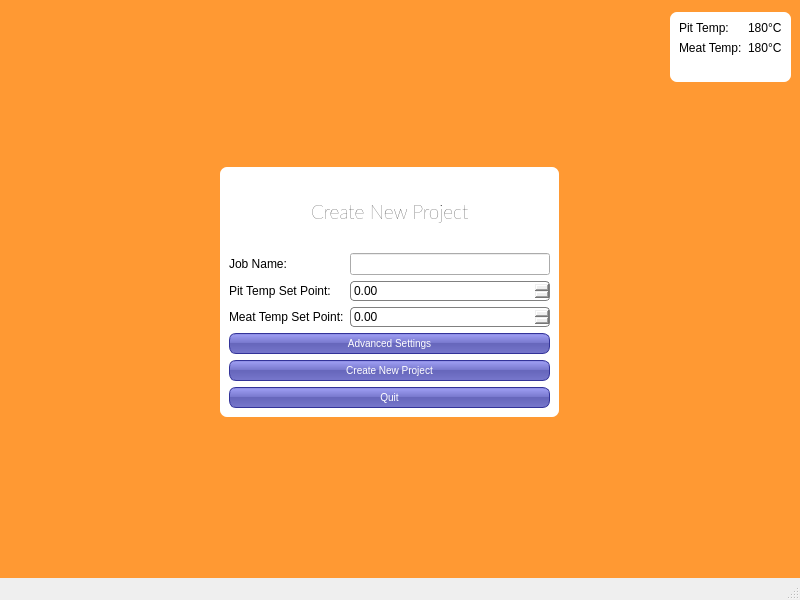
<?xml version="1.0" encoding="UTF-8"?>
<ui version="4.0">
 <class>MainWindow</class>
 <widget class="QMainWindow" name="MainWindow">
  <property name="geometry">
   <rect>
    <x>0</x>
    <y>0</y>
    <width>800</width>
    <height>600</height>
   </rect>
  </property>
  <property name="windowTitle">
   <string>MainWindow</string>
  </property>
  <property name="styleSheet">
   <string notr="true">#centralwidget{
background-color: #ff9933
}

#NewProjectWidget, #TemperatureDisplayWidget_2{
background-color: #ffffff;
border-style: none;
border-radius: 7;
}

#JobNameTitle {
text-align: right;
	font: 75 14pt &quot;Lato&quot;;
}

QLabel {
text-align: right;
font: 10pt &quot;Lato&quot;;
}

QDoubleSpinBox {
padding: 1px;
border-style: solid;
border: 1px solid gray;
border-radius:4px;
}

QPushButton {
color: white;
background-color: QLinearGradient( x1: 0, y1: 0, x2: 0, y2: 1, stop: 0 #88d, stop: 0.1 #99e, stop: 0.49 #77c, stop: 0.5 #66b, stop: 1 #77c);
border-width: 1px;
border-color: #339;
border-style: solid;
border-radius: 7;
padding: 3px;
font: &quot;Lato&quot;;
font-size: 10px;
padding-left: 5px;
padding-right: 5px;
min-width: 50px;
min-height: 13px;
}



</string>
  </property>
  <widget class="QWidget" name="centralwidget">
   <layout class="QGridLayout" name="gridLayout_2">
    <item row="1" column="5">
     <widget class="QWidget" name="TemperatureDisplayWidget_2" native="true">
      <property name="sizePolicy">
       <sizepolicy hsizetype="Preferred" vsizetype="Fixed">
        <horstretch>0</horstretch>
        <verstretch>0</verstretch>
       </sizepolicy>
      </property>
      <property name="minimumSize">
       <size>
        <width>100</width>
        <height>70</height>
       </size>
      </property>
      <layout class="QFormLayout" name="formLayout">
       <item row="0" column="0">
        <widget class="QLabel" name="label_5">
         <property name="text">
          <string>Pit Temp:</string>
         </property>
        </widget>
       </item>
       <item row="0" column="1">
        <widget class="QLabel" name="pitTempDisplay">
         <property name="text">
          <string>180°C</string>
         </property>
        </widget>
       </item>
       <item row="1" column="0">
        <widget class="QLabel" name="label_7">
         <property name="text">
          <string>Meat Temp:</string>
         </property>
        </widget>
       </item>
       <item row="1" column="1">
        <widget class="QLabel" name="pitMeatDisplay">
         <property name="text">
          <string>180°C</string>
         </property>
        </widget>
       </item>
      </layout>
     </widget>
    </item>
    <item row="1" column="3">
     <spacer name="verticalSpacer_2">
      <property name="orientation">
       <enum>Qt::Vertical</enum>
      </property>
      <property name="sizeHint" stdset="0">
       <size>
        <width>20</width>
        <height>40</height>
       </size>
      </property>
     </spacer>
    </item>
    <item row="3" column="0">
     <spacer name="horizontalSpacer_3">
      <property name="orientation">
       <enum>Qt::Horizontal</enum>
      </property>
      <property name="sizeHint" stdset="0">
       <size>
        <width>40</width>
        <height>20</height>
       </size>
      </property>
     </spacer>
    </item>
    <item row="5" column="2">
     <spacer name="verticalSpacer">
      <property name="orientation">
       <enum>Qt::Vertical</enum>
      </property>
      <property name="sizeHint" stdset="0">
       <size>
        <width>20</width>
        <height>40</height>
       </size>
      </property>
     </spacer>
    </item>
    <item row="3" column="5">
     <spacer name="horizontalSpacer_5">
      <property name="orientation">
       <enum>Qt::Horizontal</enum>
      </property>
      <property name="sizeHint" stdset="0">
       <size>
        <width>40</width>
        <height>20</height>
       </size>
      </property>
     </spacer>
    </item>
    <item row="1" column="4">
     <spacer name="horizontalSpacer_4">
      <property name="orientation">
       <enum>Qt::Horizontal</enum>
      </property>
      <property name="sizeHint" stdset="0">
       <size>
        <width>40</width>
        <height>20</height>
       </size>
      </property>
     </spacer>
    </item>
    <item row="2" column="5">
     <spacer name="verticalSpacer_3">
      <property name="orientation">
       <enum>Qt::Vertical</enum>
      </property>
      <property name="sizeType">
       <enum>QSizePolicy::Expanding</enum>
      </property>
      <property name="sizeHint" stdset="0">
       <size>
        <width>0</width>
        <height>10</height>
       </size>
      </property>
     </spacer>
    </item>
    <item row="3" column="1">
     <spacer name="horizontalSpacer_6">
      <property name="orientation">
       <enum>Qt::Horizontal</enum>
      </property>
      <property name="sizeHint" stdset="0">
       <size>
        <width>40</width>
        <height>20</height>
       </size>
      </property>
     </spacer>
    </item>
    <item row="4" column="2">
     <spacer name="verticalSpacer_4">
      <property name="orientation">
       <enum>Qt::Vertical</enum>
      </property>
      <property name="sizeHint" stdset="0">
       <size>
        <width>20</width>
        <height>40</height>
       </size>
      </property>
     </spacer>
    </item>
    <item row="3" column="2" colspan="2">
     <widget class="QWidget" name="NewProjectWidget" native="true">
      <property name="minimumSize">
       <size>
        <width>250</width>
        <height>250</height>
       </size>
      </property>
      <layout class="QGridLayout" name="gridLayout">
       <property name="leftMargin">
        <number>9</number>
       </property>
       <item row="0" column="0" colspan="3">
        <layout class="QHBoxLayout" name="horizontalLayout" stretch="0,0,0">
         <item>
          <spacer name="horizontalSpacer">
           <property name="orientation">
            <enum>Qt::Horizontal</enum>
           </property>
           <property name="sizeHint" stdset="0">
            <size>
             <width>40</width>
             <height>20</height>
            </size>
           </property>
          </spacer>
         </item>
         <item>
          <widget class="QLabel" name="JobNameTitle">
           <property name="font">
            <font>
             <family>Lato</family>
             <pointsize>14</pointsize>
             <weight>9</weight>
             <italic>false</italic>
             <bold>false</bold>
            </font>
           </property>
           <property name="text">
            <string>Create New Project</string>
           </property>
          </widget>
         </item>
         <item>
          <spacer name="horizontalSpacer_2">
           <property name="orientation">
            <enum>Qt::Horizontal</enum>
           </property>
           <property name="sizeHint" stdset="0">
            <size>
             <width>40</width>
             <height>20</height>
            </size>
           </property>
          </spacer>
         </item>
        </layout>
       </item>
       <item row="5" column="0" colspan="3">
        <layout class="QVBoxLayout" name="verticalLayout">
         <item>
          <widget class="QPushButton" name="btnAdvanced">
           <property name="text">
            <string>Advanced Settings</string>
           </property>
          </widget>
         </item>
         <item>
          <widget class="QPushButton" name="btnCreate">
           <property name="text">
            <string>Create New Project</string>
           </property>
          </widget>
         </item>
         <item>
          <widget class="QPushButton" name="btnQuit">
           <property name="text">
            <string>Quit</string>
           </property>
          </widget>
         </item>
        </layout>
       </item>
       <item row="4" column="1" colspan="2">
        <widget class="QDoubleSpinBox" name="numMeatTempSetPoint"/>
       </item>
       <item row="1" column="0">
        <widget class="QLabel" name="label_2">
         <property name="text">
          <string>Job Name:</string>
         </property>
        </widget>
       </item>
       <item row="3" column="1" colspan="2">
        <widget class="QDoubleSpinBox" name="numPitTempSetPoint"/>
       </item>
       <item row="4" column="0">
        <widget class="QLabel" name="label_4">
         <property name="text">
          <string>Meat Temp Set Point:</string>
         </property>
        </widget>
       </item>
       <item row="3" column="0">
        <widget class="QLabel" name="label_3">
         <property name="text">
          <string>Pit Temp Set Point:</string>
         </property>
        </widget>
       </item>
       <item row="1" column="1" colspan="2">
        <widget class="QLineEdit" name="txtJobName">
         <property name="minimumSize">
          <size>
           <width>200</width>
           <height>0</height>
          </size>
         </property>
        </widget>
       </item>
      </layout>
     </widget>
    </item>
   </layout>
  </widget>
  <widget class="QMenuBar" name="menubar">
   <property name="geometry">
    <rect>
     <x>0</x>
     <y>0</y>
     <width>800</width>
     <height>21</height>
    </rect>
   </property>
  </widget>
  <widget class="QStatusBar" name="statusbar"/>
 </widget>
 <resources/>
 <connections/>
</ui>
